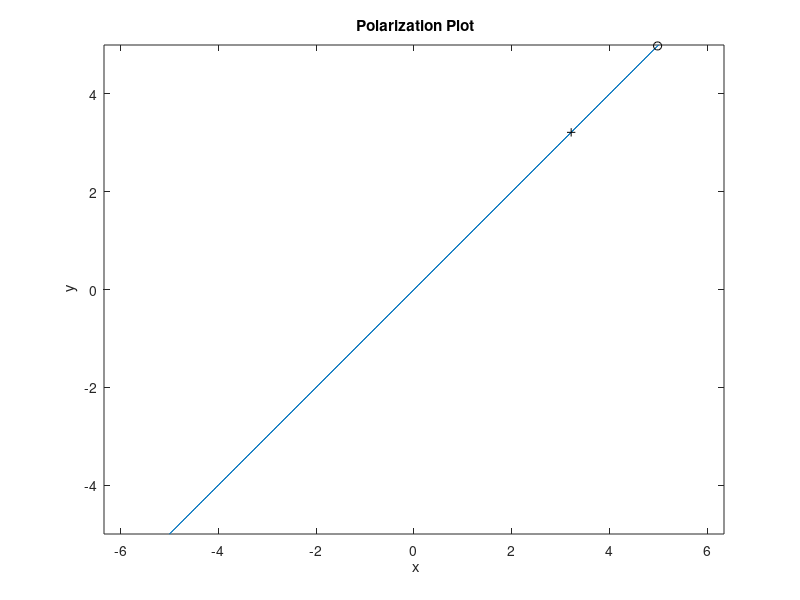

Source code (MATLAB):
%% Eric Morse ECE341
%%determines polarization and hardness from
%%E(0,t)=Exo*cos(wt+fx)ax+Eyo*cos(wt+fy)ay
%%M-file: ML0603
%%traces polarization ellipses, given amplitude and phase of a pair
%%of linearly polarized waves.
%%
%%Variables:
%%Exo,Eyo amplitudes for pair of waves
%%fxd,fyd phase angle for each wave
%%fx,fy   phase (radians)
%%wtd     ang freq * time in degrees
%%wtr     ang freq * time in radians
%%x,y     superposed position
%%x0,y0   position at wtd = 0 degrees
%%x45,y45 position at wtd = 45 degrees
%%
clc
clear

disp('Polarization Plot')
disp(' ')
Exo = input(' enter x-amplitude:');
fxd = input(' enter x-phase angle (deg):');
fx = fxd*pi/180;
Eyo = input(' enter y-amplitude:');
fyd = input(' enter y-phase angle (deg):');
fy = fyd*pi/180;
disp(' ')
disp(' To determine direction of polarization, move')
disp(' from 0 to + along the plot.')
disp(' ')

% Perform calculations
wtd=0:360;
wtr = wtd*pi/180;
x = Exo*cos(wtr+fx);
y = Eyo*cos(wtr+fy);
x0 = Exo*cos(fx);
y0 = Eyo*cos(fy);
x45 = Exo*cos(fx+pi/4);
y45 = Eyo*cos(fy+pi/4);

% Make the plot
plot(x,y,x0,y0,' ok',x45,y45,' +k')
xlabel(' x')
ylabel(' y')
title(' Polarization Plot')
axis('equal')